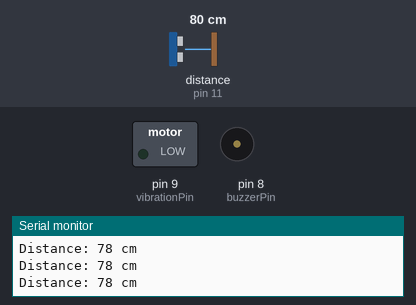
A sketch run on a simulated Arduino Uno, built with avr-gcc and run on an emulated ATmega328P. Parts: switched loads named in the sketch (green lamp = pin HIGH), buzzer (waves = sounding), the last lines printed to the serial monitor. Wiring (inferred from the names in the program): ultrasonic range finder: trigger pin 12; echo pin 11. The inputs (shaded band) are chosen by the test bench; at power-on: distance to the obstacle (sensor on pin 11) 80 cm. The echo pulse lasts 58.3 µs per cm; pins used as bus, display or sensor lines are not drawn.

Above: at 1.2 s.
1.3 s: distance to the obstacle (sensor on pin 11) set to 32 cm
2.8 s: distance to the obstacle (sensor on pin 11) set to 27 cm
At 4.0 s:
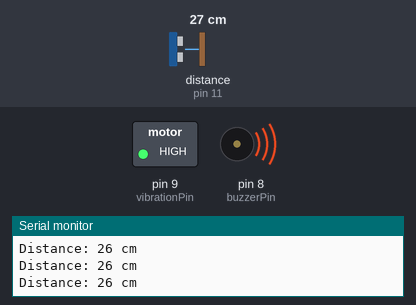
4.3 s: distance to the obstacle (sensor on pin 11) set to 35 cm
At 5.4 s:
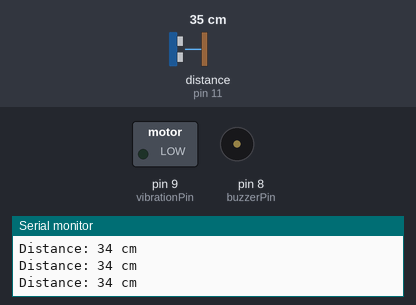
5.8 s: distance to the obstacle (sensor on pin 11) set to 2 cm
At 6.8 s:
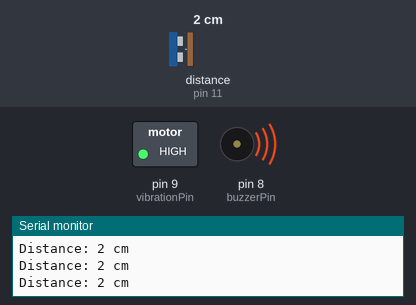
Timing chart, 0 to 8.3 s (numbered marks = the images above; inputs shaded):
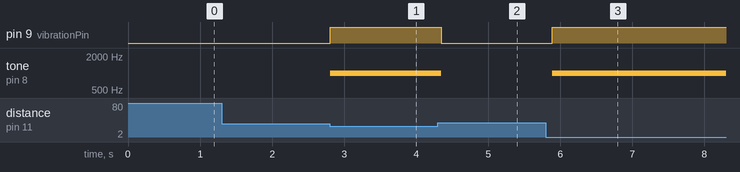

The sketch:

sensor.ino
```cpp
// Define pin numbers for the components
const int trigPin = 12;   // Ultrasonic sensor Trigger pin
const int echoPin = 11;   // Ultrasonic sensor Echo pin
const int buzzerPin = 8;  // Buzzer pin
const int vibrationPin = 9; // Vibration motor pin (NEW)

// Define a threshold distance in centimeters
const int DISTANCE_THRESHOLD = 30; // Buzzer will sound if distance is less than this

void setup() {
  // Initialize serial communication for debugging
  Serial.begin(9600);

  // Set pin modes
  pinMode(trigPin, OUTPUT); // Trigger pin is an output
  pinMode(echoPin, INPUT);  // Echo pin is an input
  pinMode(buzzerPin, OUTPUT); // Buzzer pin is an output
  pinMode(vibrationPin, OUTPUT); // NEW: Vibration motor pin as output

  // Ensure trigger pin is low initially
  digitalWrite(trigPin, LOW);
  // Ensure buzzer and vibration motor are off initially
  digitalWrite(buzzerPin, LOW);
  digitalWrite(vibrationPin, LOW); // NEW
}

void loop() {
  // Clear the trigPin by setting it LOW for a moment
  digitalWrite(trigPin, LOW);
  delayMicroseconds(2);

  // Set the trigPin HIGH for 10 microseconds to send a pulse
  digitalWrite(trigPin, HIGH);
  delayMicroseconds(10);
  digitalWrite(trigPin, LOW);

  // Measure the duration of the pulse on the echoPin
  long duration = pulseIn(echoPin, HIGH);

  // Calculate the distance in centimeters
  int distanceCm = duration * 0.034 / 2;

  // Print the distance to the Serial Monitor
  Serial.print("Distance: ");
  Serial.print(distanceCm);
  Serial.println(" cm");

  // Check if the object is within the threshold
  if (distanceCm < DISTANCE_THRESHOLD && distanceCm > 0) {
    // If within threshold, turn on the buzzer and vibration motor
    tone(buzzerPin, 1000); // Play a tone of 1000 Hz
    digitalWrite(vibrationPin, HIGH); // NEW: Turn on vibration motor
  } else {
    // If not within threshold, turn off buzzer and vibration motor
    noTone(buzzerPin);
    digitalWrite(vibrationPin, LOW); // NEW: Turn off vibration motor
  }

  // Add a small delay for stable readings
  delay(100);
}
```

Measured:
- the behaviour switches between 31 and 30 cm on distance to the obstacle (sensor on pin 11) (found by bisection; images 0 and 1)
- after the input at 2.8 s, pin 9 (vibrationPin): LOW → HIGH at once; tone on pin 8 (buzzerPin): silent → 1000 Hz at once
- after the input at 4.3 s, pin 9 (vibrationPin): HIGH → LOW after 0.05 s; tone on pin 8 (buzzerPin): 1000 Hz → silent after 0.05 s
- after the input at 5.8 s, pin 9 (vibrationPin): LOW → HIGH after 0.09 s; tone on pin 8 (buzzerPin): silent → 1000 Hz after 0.09 s
